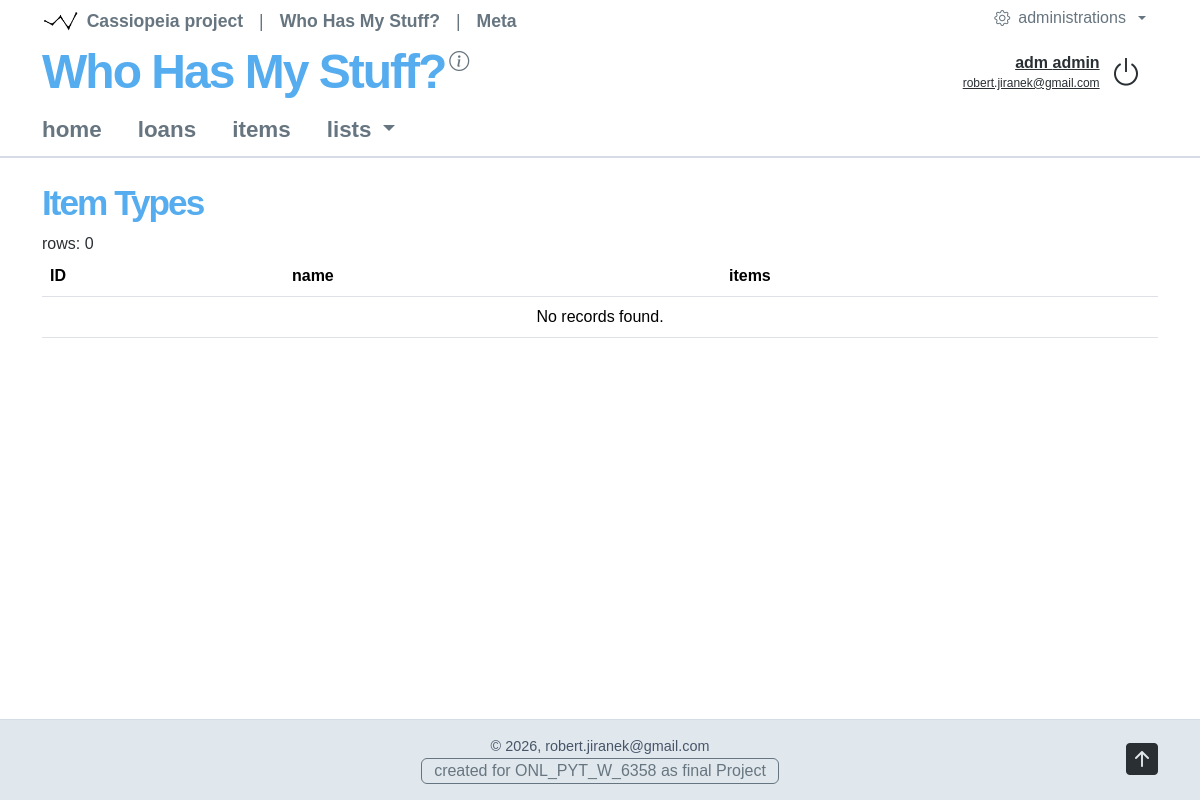
/whohas/itemtypes (signed in), run on an earlier commit of the app's database.
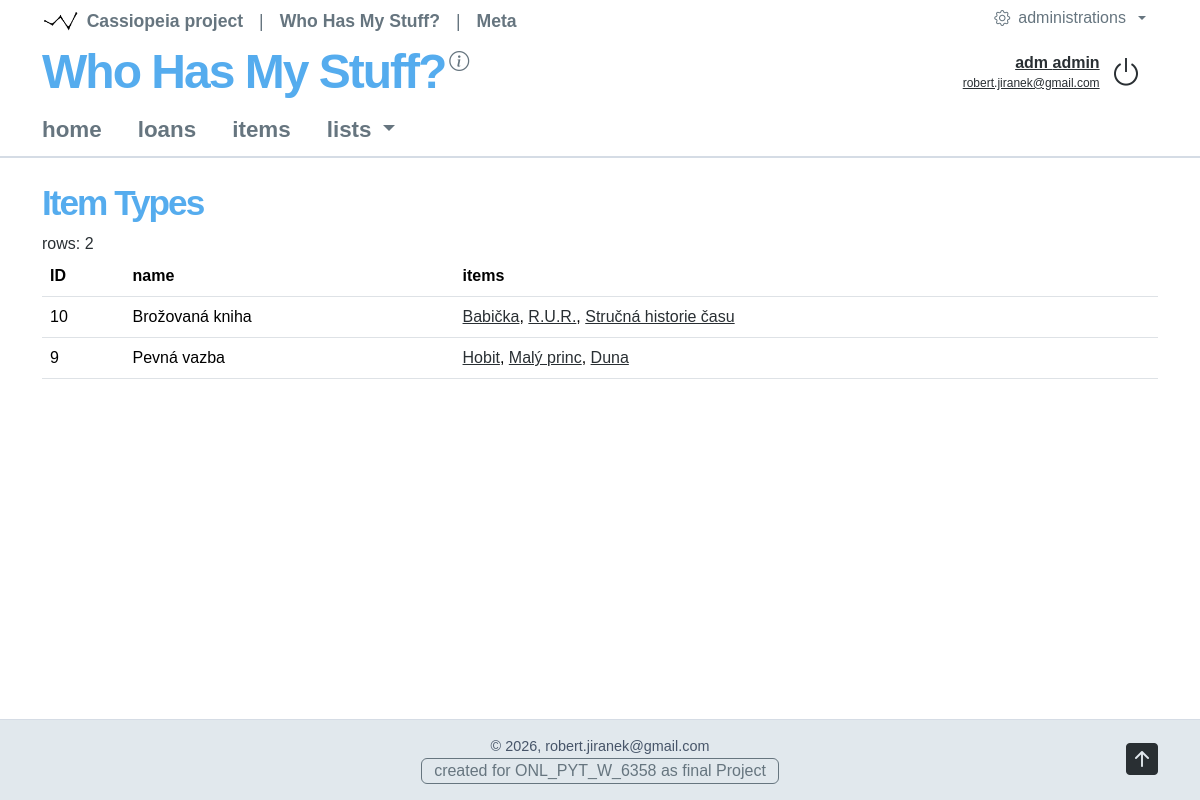
And on a later commit of the database.
### whohas/models.py (models this page shows, shortened)
class ItemTypes(models.Model):
     name = models.CharField(max_length=120, unique=True)

class Items(models.Model):
     name = models.CharField(max_length=120, null=False, db_index=True)
     description = models.TextField(null=True, blank=True)
     owner = models.ForeignKey(settings.AUTH_USER_MODEL,on_delete=models.PROTECT, null=True, blank=True,)
     item_type = models.ForeignKey("ItemTypes", on_delete=models.PROTECT, related_name="items", null=True, blank=True,)
     item_categories = models.ManyToManyField("ItemCategories", related_name="items", blank=True,)

### whohas/views/lists.py (the view)
# urls.py: path('itemtypes', ItemTypesView.as_view(), name='itemtypes'),
class ItemTypesView(SysAuthNoPermission, View):
    permission_required = "whohas.view_itemtypes"
    def get(self, request):
        Types = list(
            ItemTypes.objects.all()
            .prefetch_related("items")
            .order_by("name", "pk")
        )
        web_data = {
            "types": Types,
            "table_rows_count": len(Types),
        }
        return self.page_render(request, "itemtypes", web_data)

### syscor/views/tools.py (called while the page is built)
    @staticmethod
    def session_clear(request, session_name):
        request.session.pop(session_name, None)
        return True

### syscor/views/web.py (called while the page is built)
    @staticmethod
    def web_application_attribute_get(application_code: str = 'cassiopeia', application_attribut: str = None) -> dict[str, str] | str:
        application_code = application_code.lower()
        attribs = WEB_APPLICATIONS[application_code].copy()
        attribs['application_code'] = application_code
        if application_attribut is None:
            return attribs
        else:
            application_attribut = application_attribut.lower()
            return attribs[application_attribut]

    @staticmethod
    def web_application_module_attribute_get(module_code: str = 'cassiopeia', module_attribut: str = None) -> dict[str, str] | str:
        module_code = module_code.lower()
        attribs = WEB_APPLICATION_MODULES[module_code].copy()
        attribs['module_code'] = module_code
        if module_attribut is None:
            return attribs
        else:
            module_attribut = module_attribut.lower()
            return attribs[module_attribut]

### whohas/templates/itemtypes.html (shortened to what this page needs)
{% extends "syscor-body.html" %}
{% block content-l2 %}
<h1>{{ web_page_attributes.module_name }}</h1>
<div class="row-cols-sm-3">
    <div>rows: {{ web_data.table_rows_count }}</div>
</div>
<div class="table-responsive">
<table class="table">
    <thead>
    <tr>
        <th>ID</th><th>name</th><th>items</th>
    </tr>
    </thead>
    <tbody>
    {% for type in web_data.types %}
    <tr>
        <td>
            {{ type.id }}
        </td>
        <td>
            {{ type.name }}
        </td>
        <td>
            {% for item in type.items.all %}
                {% if perms.whohas.view_items %}<a href="{% url 'itemdetail' item.pk %}">{{ item.name }}</a>{% else %}{{ item.name }}{% endif %}{% if not forloop.last %}, {% endif %}
            {% empty %}
                No items assigned.
            {% endfor %}
        </td>
    </tr>
    {% empty %}
    <tr><td colspan="3" class="text-center">No records found.</td></tr>
    {% endfor %}
    </tbody>
</table>
</div>
{% endblock %}

What changed in the data, as far as the page shows it:
added ItemTypes: id "10", name "Brožovaná kniha"
added Items: name "Babička", shown under "10"
added Items: name "R.U.R.", shown under "10"
added Items: name "Stručná historie času", shown under "10"
added ItemTypes: id "9", name "Pevná vazba"
added Items: name "Hobit", shown under "9"
added Items: name "Malý princ", shown under "9"
added Items: name "Duna", shown under "9"
Also different on the page:
{{ web_data.table_rows_count }}: "0" → "2"
text no longer shown: "No records found."
